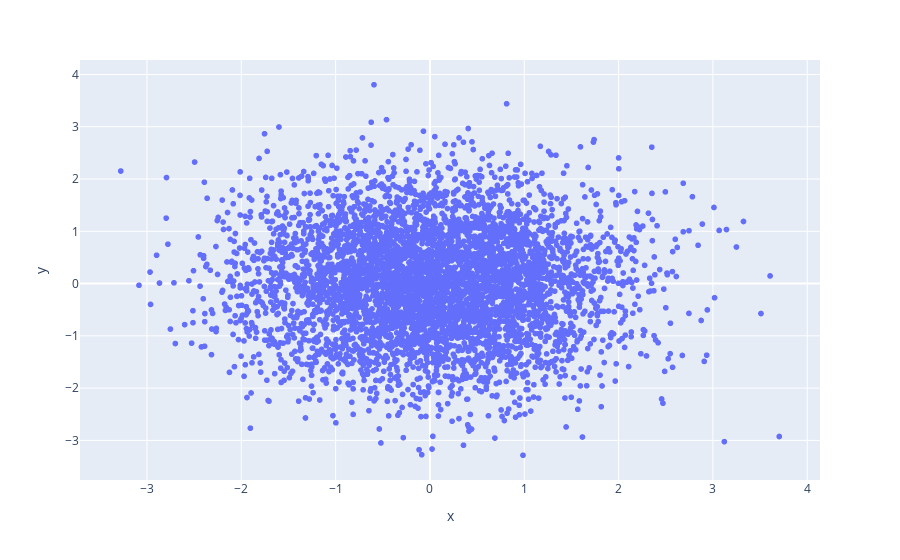

This figure's notebook cell:
### Code cell
fig = px.scatter(x = df_non_pareto_remaining['f1'], y = df_non_pareto_remaining['f2'])
fig

### Figure 1 — Plotly figure (JSON) as saved in the notebook; plotly's stock layout.template omitted (floating-point values rounded to 4 significant figures; data arrays with more than 128 entries replaced by an {"elided": "..."} marker saying what was removed)
{"data": [{"hovertemplate": "x=%{x}<br>y=%{y}<extra></extra>", "legendgroup": "", "marker": {"color": "#636efa", "symbol": "circle"}, "mode": "markers", "name": "", "showlegend": false, "type": "scattergl", "x": {"elided": "5052 float values"}, "xaxis": "x", "y": {"elided": "5052 float values"}, "yaxis": "y"}], "layout": {"legend": {"tracegroupgap": 0}, "margin": {"t": 60}, "xaxis": {"anchor": "y", "domain": [0, 1], "title": {"text": "x"}}, "yaxis": {"anchor": "x", "domain": [0, 1], "title": {"text": "y"}}}}
